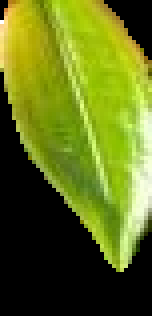
#> input picture flask-backend/dataset/belum_siap_petik/belum108.png, 38 x 79 px, given as the content of the folder dataset/siap_petik, which was not available (shown 4 times larger)
$ python train_knn_model.py   (older library calls are emulated)
#> lines starting #> are read from the running program, lines starting #| are printed output that depends on the picture; pictures that were not available may be replaced by others from this repository, and a replacement may not be noted
import matplotlib.pyplot as plt
import seaborn as sns
import os
import numpy as np
import cv2
from sklearn.model_selection import train_test_split, KFold, cross_val_score
from sklearn.neighbors import KNeighborsClassifier
from sklearn.metrics import accuracy_score, classification_report, confusion_matrix
import joblib
from sklearn.preprocessing import StandardScaler
import logging
from skimage.feature import graycomatrix, graycoprops
from tqdm import tqdm

# Setup logging
logging.basicConfig(level=logging.INFO)
logger = logging.getLogger(__name__)

def augment_image(img):
    """Apply data augmentation to image"""
    augmented_images = []

    # Original image
    augmented_images.append(img)

    # Horizontal flip
    augmented_images.append(cv2.flip(img, 1))

    # Vertical flip
    augmented_images.append(cv2.flip(img, 0))

    # Rotate 90 degrees
    augmented_images.append(cv2.rotate(img, cv2.ROTATE_90_CLOCKWISE))

    # Rotate -90 degrees
    augmented_images.append(cv2.rotate(img, cv2.ROTATE_90_COUNTERCLOCKWISE))

    # Adjust brightness
    bright = cv2.convertScaleAbs(img, alpha=1.2, beta=10)
    augmented_images.append(bright)

    # Adjust contrast
    contrast = cv2.convertScaleAbs(img, alpha=1.2, beta=0)
    augmented_images.append(contrast)

    # Add slight noise
    noise = np.zeros(img.shape, np.uint8)
    cv2.randn(noise, 0, 10)
    noisy = cv2.add(img, noise)
    augmented_images.append(noisy)

    return augmented_images

def extract_color_features(img):
    """Extract color features from image"""
    # Convert to HSV
    hsv = cv2.cvtColor(img, cv2.COLOR_BGR2HSV)

    # Calculate mean and std for each channel
    h_mean, h_std = np.mean(hsv[:,:,0]), np.std(hsv[:,:,0])
    s_mean, s_std = np.mean(hsv[:,:,1]), np.std(hsv[:,:,1])
    v_mean, v_std = np.mean(hsv[:,:,2]), np.std(hsv[:,:,2])

    return [h_mean, h_std, s_mean, s_std, v_mean, v_std]

def extract_texture_features(img):
    """Extract texture features using GLCM"""
    # Convert to grayscale if not already
    if len(img.shape) == 3:
        gray = cv2.cvtColor(img, cv2.COLOR_BGR2GRAY)
    else:
        gray = img

    # Calculate GLCM
    glcm = graycomatrix(gray, [1], [0, np.pi/4, np.pi/2, 3*np.pi/4], 256, symmetric=True, normed=True)

    # Calculate GLCM properties
    contrast = graycoprops(glcm, 'contrast').flatten()
    dissimilarity = graycoprops(glcm, 'dissimilarity').flatten()
    homogeneity = graycoprops(glcm, 'homogeneity').flatten()
    energy = graycoprops(glcm, 'energy').flatten()
    correlation = graycoprops(glcm, 'correlation').flatten()

    return np.concatenate([contrast, dissimilarity, homogeneity, energy, correlation])

def extract_shape_features(img):
    """Extract shape features from image"""
    # Convert to binary
    _, binary = cv2.threshold(img, 0, 255, cv2.THRESH_BINARY + cv2.THRESH_OTSU)

    # Find contours
    contours, _ = cv2.findContours(binary, cv2.RETR_EXTERNAL, cv2.CHAIN_APPROX_SIMPLE)

    if not contours:
        return np.zeros(4)

    # Get the largest contour
    largest_contour = max(contours, key=cv2.contourArea)

    # Calculate shape features
    area = cv2.contourArea(largest_contour)
    perimeter = cv2.arcLength(largest_contour, True)
    circularity = 4 * np.pi * area / (perimeter * perimeter) if perimeter > 0 else 0

    # Calculate aspect ratio
    x, y, w, h = cv2.boundingRect(largest_contour)
    aspect_ratio = float(w)/h if h > 0 else 0

    return np.array([area, perimeter, circularity, aspect_ratio])

def preprocess_image(img):
    """Preprocess single image and extract features"""
    try:
        # Resize image
        img = cv2.resize(img, (100, 100))

        # Extract color features
        color_features = extract_color_features(img)

        # Convert to grayscale for texture and shape features
        gray = cv2.cvtColor(img, cv2.COLOR_BGR2GRAY)

        # Apply Gaussian blur
        blurred = cv2.GaussianBlur(gray, (5, 5), 0)

        # Extract texture features
        texture_features = extract_texture_features(blurred)

        # Extract shape features
        shape_features = extract_shape_features(blurred)

        # Combine all features
        features = np.concatenate([
            color_features,
            texture_features,
            shape_features
        ])

        return features
    except Exception as e:
        logger.error(f"Error preprocessing image: {str(e)}")
        return None

def load_and_preprocess_data(dataset_path, augment=True):
    """Load and preprocess images from dataset with optional augmentation"""
#> called with dataset_path = 'dataset', augment = True
    data = []
    labels = []
    categories = ['siap_petik', 'belum_siap_petik', 'non_tea']

    for label, category in enumerate(categories):
        folder = os.path.join(dataset_path, category)
        logger.info(f"Processing {category} images...")

        for filename in tqdm(os.listdir(folder), desc=f"Processing {category}"):
            if not filename.lower().endswith(('.png', '.jpg', '.jpeg')):
                continue

            img_path = os.path.join(folder, filename)
            try:
                # Read image
                img = cv2.imread(img_path)
#> img is the input picture: shape (79, 38, 3); mean B, G, R 25.5, 110.8, 96.3
                if img is None:
                    logger.warning(f"Could not read image {img_path}")
                    continue

                if augment:
                    # Apply augmentation
                    augmented_images = augment_image(img)
#> in augment_image, `bright = cv2.convertScaleAbs(img, alpha=1.2, beta=10)`:
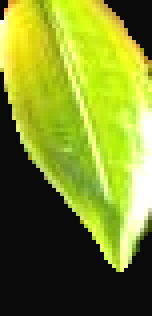
#> bright: shape (79, 38, 3) (shown 4 times larger); mean B, G, R 40.4, 139.4, 123.8
#> in augment_image, `cv2.randn(noise, 0, 10)`:
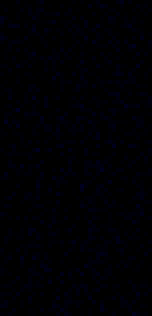
#> noise: shape (79, 38, 3) (shown 4 times larger); mean of channels 0, 1, 2 4, 0, 0; drawn as B, G, R
#> augmented_images = 8 items
                    for aug_img in augmented_images:
                        features = preprocess_image(aug_img)
                        if features is not None:
                            data.append(features)
                            labels.append(label)
#> this loop made 8 passes
#> pass 1, in preprocess_image, `img = cv2.resize(img, (100, 100))`:
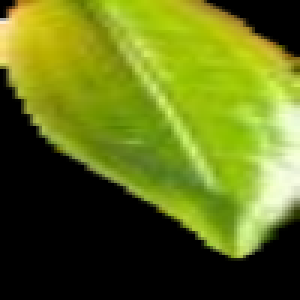
#> img: shape (100, 100, 3) (shown 3 times larger); mean of channels 0, 1, 2 25.4, 110.7, 96.2; drawn as B, G, R
#> pass 1, in preprocess_image, `gray = cv2.cvtColor(img, cv2.COLOR_BGR2GRAY)`:
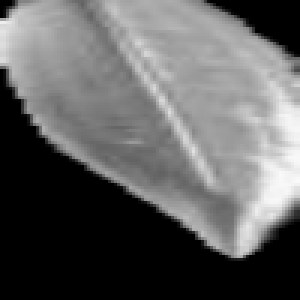
#> gray: shape (100, 100) (shown 3 times larger); min 0, max 249, mean 96.6
#> after the loop, data = 8 items; labels = [0, 0, 0, 0, 0, 0, 0, 0]
#> pass 3 of the loop in load_and_preprocess_data, `for label, category in enumerate(categories):`:
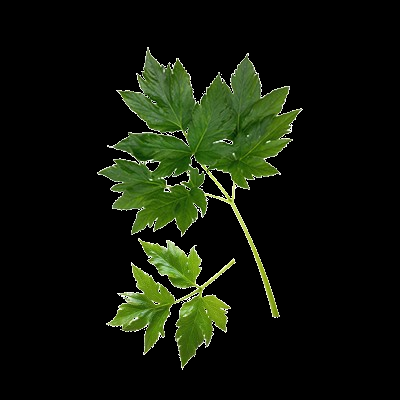
#> input picture flask-backend/dataset/non_tea/daun-ashitaba.png, 400 x 400 px
#> in load_and_preprocess_data, img is the input picture: shape (400, 400, 3); mean B, G, R 9.1, 22.4, 16
#> bright: shape (400, 400, 3)
#> noise: shape (400, 400, 3)
#> noisy: shape (400, 400, 3)
#> the loop in load_and_preprocess_data, `for aug_img in augmented_images:` made 8 passes
#> pass 1, in preprocess_image (call 33), `img = cv2.resize(img, (100, 100))`:
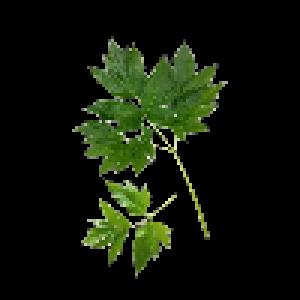
#> img: shape (100, 100, 3) (shown 3 times larger); mean of channels 0, 1, 2 9.1, 22.4, 16; drawn as B, G, R
#> pass 1, in preprocess_image (call 33), `blurred = cv2.GaussianBlur(gray, (5, 5), 0)`:
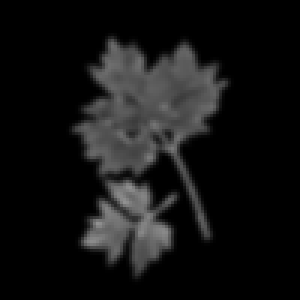
#> blurred: shape (100, 100) (shown 3 times larger); min 0, max 145, mean 19
                else:
                    # Process original image only
                    features = preprocess_image(img)
                    if features is not None:
                        data.append(features)
                        labels.append(label)

            except Exception as e:
                logger.error(f"Error processing {img_path}: {str(e)}")

    return np.array(data), np.array(labels)

# [11 lines left out: function extract_hsv_mean, not called in this run]

def main():
    # Path to dataset
    dataset_path = "dataset"

    logger.info("Loading and preprocessing data...")
    X, y = load_and_preprocess_data(dataset_path, augment=True)
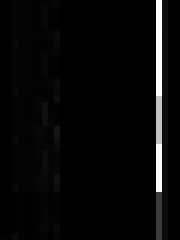
#> X: shape (40, 30) float64 (shown 6 times larger); min 0.198, max 5959.5, mean 201.5; drawn with min black and max white

    if len(X) == 0:
        logger.error("No valid images found in dataset!")
        return

    logger.info(f"Loaded {len(X)} images")
    logger.info(f"Feature vector shape: {X.shape}")

    # Split dataset
    X_train, X_test, y_train, y_test = train_test_split(X, y, test_size=0.2, random_state=42)
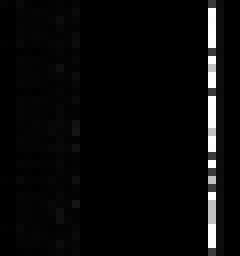
#> X_train: shape (32, 30) float64 (shown 8 times larger); min 0.2, max 5959.5, mean 199.2; drawn with min black and max white

    # Scale features
    scaler = StandardScaler()
    X_train_scaled = scaler.fit_transform(X_train)
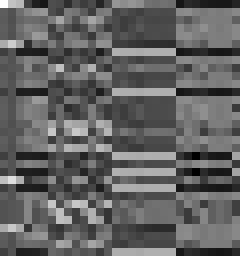
#> X_train_scaled: shape (32, 30) float64 (shown 8 times larger); min -2.43, max 3.84, mean 2.22e-16; drawn with min black and max white
    X_test_scaled = scaler.transform(X_test)

    # Create model
    logger.info("Training model...")
    knn = KNeighborsClassifier(
        n_neighbors=5,
        weights='distance',
        metric='euclidean',
        n_jobs=-1
    )

    # Perform cross-validation
    kf = KFold(n_splits=5, shuffle=True, random_state=42)
    cv_scores = cross_val_score(knn, X_train_scaled, y_train, cv=kf, scoring='accuracy')

    logger.info("\nCross-validation scores:")
    logger.info(f"Mean CV accuracy: {cv_scores.mean():.4f} (+/- {cv_scores.std() * 2:.4f})")

    # Train final model
    knn.fit(X_train_scaled, y_train)

    # Evaluate on test set
    y_pred = knn.predict(X_test_scaled)
    accuracy = accuracy_score(y_test, y_pred)
    report = classification_report(y_test, y_pred, target_names=['siap_petik', 'belum_siap_petik', 'non_tea'])
    conf_matrix = confusion_matrix(y_test, y_pred)

    logger.info("\nTest Set Evaluation:")
    logger.info(f"Accuracy: {accuracy:.4f}")
    logger.info("\nClassification Report:")
    logger.info(report)
    logger.info("\nConfusion Matrix:")
    logger.info(conf_matrix)

    # Save model and scaler
    logger.info("\nSaving model...")
    model_data = {
        'model': knn,
        'scaler': scaler,
        'categories': ['siap_petik', 'belum_siap_petik', 'non_tea']
    }
    joblib.dump(model_data, 'knn_model.pklv2')
    logger.info("Model saved successfully!")

# [41 lines left out: function simple_knn_hsv_example, not called in this run]

if __name__ == "__main__":
    main()
        # Visualisasi Confusion Matrix
    plt.figure(figsize=(8, 6))
#> (the run stopped early here; a loop or call above may not have finished)
